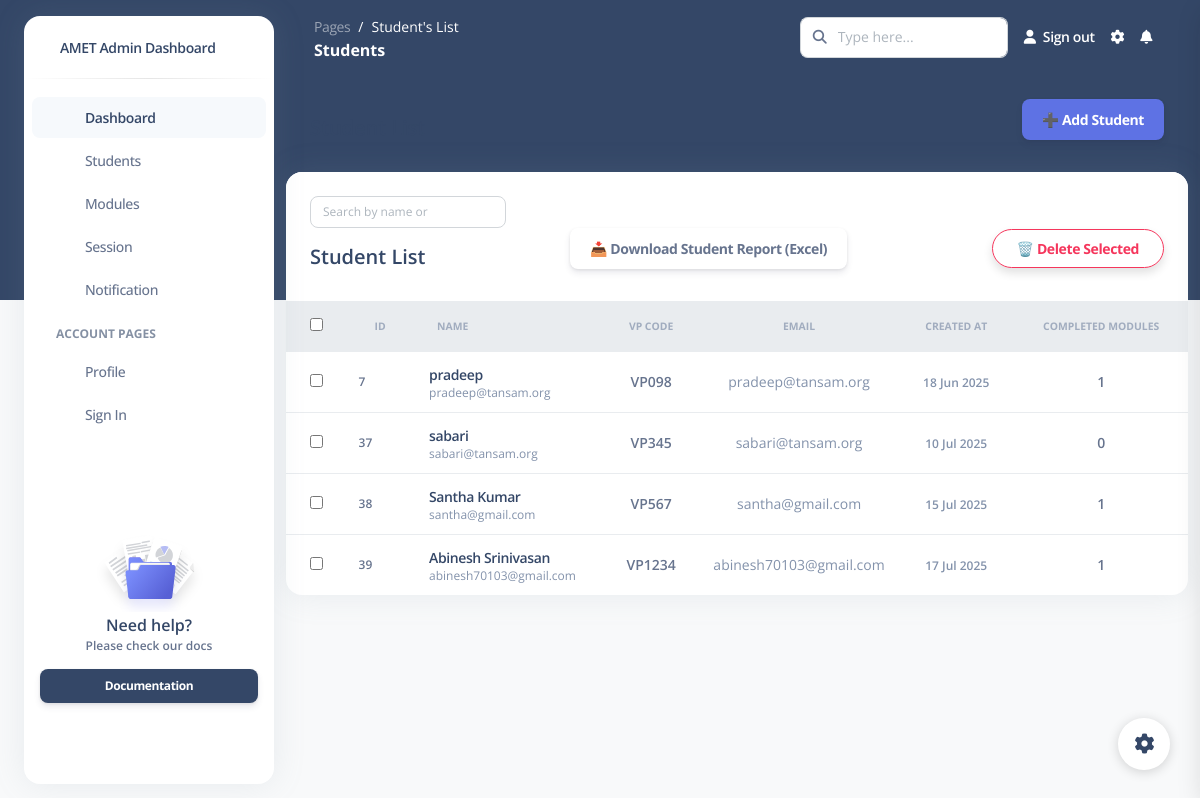
/students/, run on an earlier commit of the app's database.
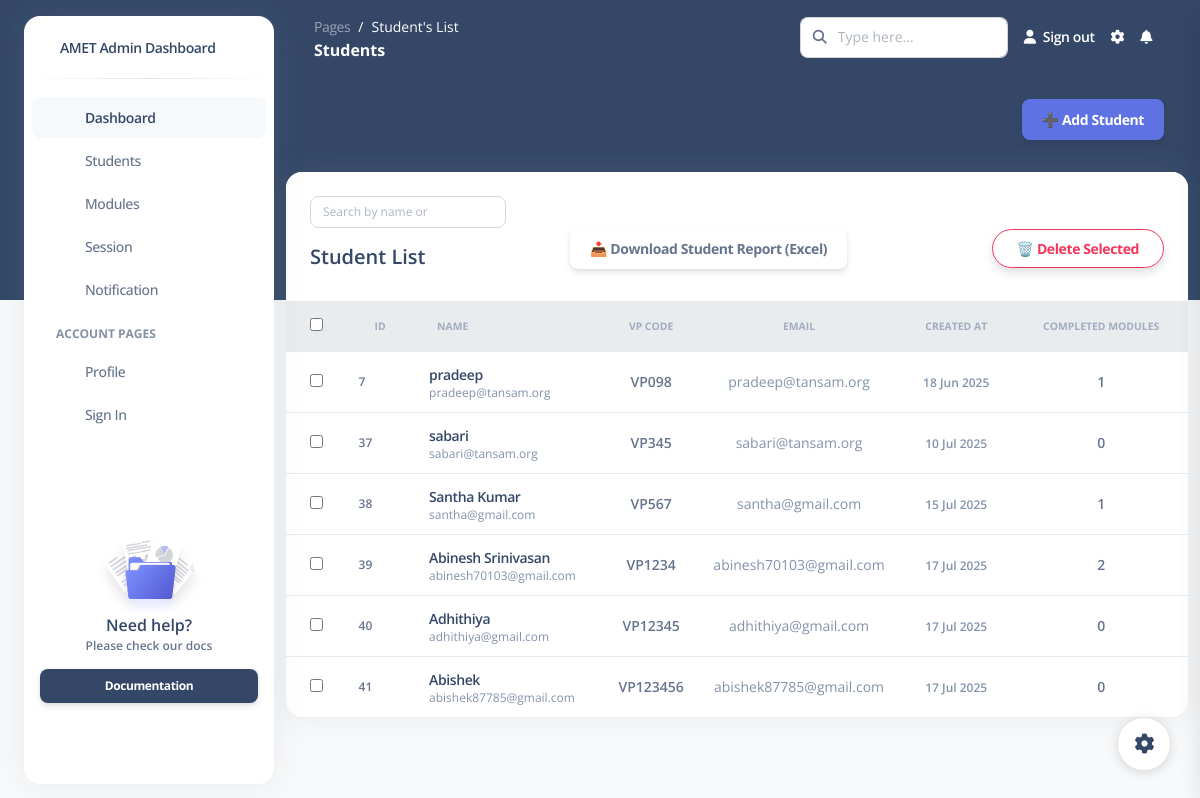
And on a later commit of the database.
### students/models.py (models this page shows, shortened)
class Student(models.Model):
    name = models.CharField(max_length=100)
    degree = models.ForeignKey(Degree, on_delete=models.SET_NULL, null=True, blank=True)
    department = models.ForeignKey(Department, on_delete=models.SET_NULL, null=True, blank=True,default=1)
    section = models.ForeignKey(Section, on_delete=models.SET_NULL, null=True, blank=True)
    email = models.EmailField(unique=True, null=True, blank=True)
    vp_code = models.CharField(max_length=20, unique=True)
    created_at = models.DateTimeField(default=timezone.now)

### students/views.py (the view)
# urls.py: path('students/', student_profile, name='student_profile'),
def student_profile(request):
    students = Student.objects.all()
    for student in students:
        student.completed_modules_count = student.session_set.filter(
            progress=100,
            check_out__isnull=False
        ).values('module_id').distinct().count()
    return render(request, 'student_profile.html', {'students': students})

### students/templates/student_profile.html (shortened to what the changed rows need)
{% load static %}
<!DOCTYPE html>
<html lang="en">
<head>
  <link href="https://demos.creative-tim.com/argon-dashboard-pro/assets/css/nucleo-icons.css" rel="stylesheet" />
  <link href="https://demos.creative-tim.com/argon-dashboard-pro/assets/css/nucleo-svg.css" rel="stylesheet" />
  <link id="pagestyle" href="{% static 'css/argon-dashboard.css' %}" rel="stylesheet" />
</head>
<body class="g-sidenav-show   bg-gray-100">
  <main class="main-content position-relative border-radius-lg ">
    <div class="container-fluid py-4">
<div class="row">
  <div class="col-12">
    <div class="card mb-4">
  <form method="POST" action="{% url 'bulk_delete_students'  %}">
  <div class="table-responsive p-0">
    <table class="table align-items-center mb-0">
  <thead class="bg-light">
    <tr>
      <th class="ps-4"><input type="checkbox" id="select-all" /></th>
      <th class="text-uppercase text-secondary text-xxs font-weight-bolder opacity-7">ID</th>
      <th class="text-uppercase text-secondary text-xxs font-weight-bolder opacity-7">Name</th>
      <th class="text-uppercase text-secondary text-xxs font-weight-bolder opacity-7 text-center">VP Code</th>
      <th class="text-uppercase text-secondary text-xxs font-weight-bolder opacity-7 text-center">Email</th>
      <th class="text-uppercase text-secondary text-xxs font-weight-bolder opacity-7 text-center">Created At</th>
      <th class="text-uppercase text-secondary text-xxs font-weight-bolder opacity-7 text-center">Completed Modules</th>
    </tr>
  </thead>
  <tbody>
    {% for student in students %}
    <tr>
      <td class="ps-4">
        <input type="checkbox" name="selected_ids" value="{{ student.id }}">
      </td>
      <td><p class="text-xs font-weight-bold mb-0">{{ student.id }}</p></td>
      <td>
        <div class="d-flex px-2 py-1 align-items-center">
          <div class="d-flex flex-column justify-content-center">
            <h6 class="mb-0 text-sm">
              <a href="{% url 'edit_student' student.id %}">{{ student.name }}</a>
            </h6>
            <p class="text-xs text-secondary mb-0">{{ student.email }}</p>
          </div>
        </div>
      </td>
      <td class="text-center"><p class="text-sm font-weight-bold mb-0">{{ student.vp_code }}</p></td>
      <td class="text-center"><p class="text-sm text-secondary mb-0">{{ student.email }}</p></td>
      <td class="text-center">
        <span class="text-xs text-secondary font-weight-bold">{{ student.created_at|date:"d M Y" }}</span>
      </td>
      <td class="text-center">
        <p class="text-sm font-weight-bold mb-0">{{ student.completed_modules_count }}</p>
      </td>
    </tr>
    {% empty %}
    <tr>
      <td colspan="8" class="text-center py-4"><p class="text-muted mb-0">No students found.</p></td>
    </tr>
    {% endfor %}
  </tbody>
</table>
  </div>
</form>
    </div>
  </div>
</div>
    </div>
  </main>
</body>
</html>

What changed in the data, as far as the page shows it:
computed for Student "Abinesh Srinivasan": completed_modules_count "1" → "2"
added Student: id "40", name "Adhithiya", email "adhithiya@gmail.com", vp_code "VP12345", created_at "17 Jul 2025", completed_modules_count "0"
added Student: id "41", name "Abishek", email "abishek87785@gmail.com", vp_code "VP123456", created_at "17 Jul 2025", completed_modules_count "0"
